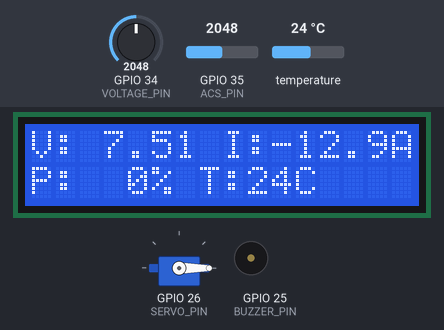
The sketch below on a simulated ESP32. Parts: servo, 16×2 character LCD, buzzer (waves = sounding, pin HIGH). The inputs (shaded band) are chosen by the test bench; at power-on: GPIO 34 (VOLTAGE_PIN) = 2048, temperature 24 °C, GPIO 35 (ACS_PIN) = 2048 (analog values on the 0–4095 scale). WiFi joins after 1.5 s; servers stay silent unless stated; what the sketch prints to the serial monitor is not drawn.

Above: at 9.3 s.
9.4 s: GPIO 34 (VOLTAGE_PIN) set to 3370
At 11.3 s:
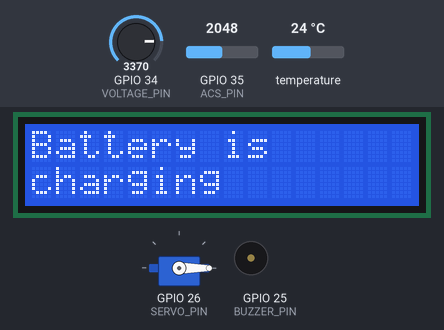
14.5 s: GPIO 34 (VOLTAGE_PIN) set to 3473
At 19.1 s:
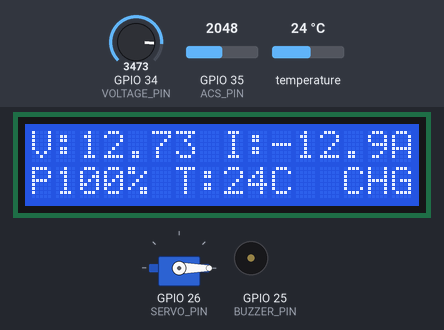
19.6 s: temperature set to 32.6 °C
At 22.5 s:
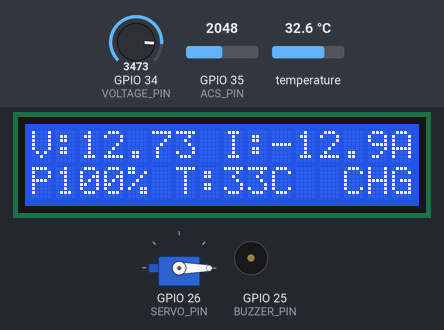
23.0 s: temperature set to 33.7 °C
At 26.0 s:
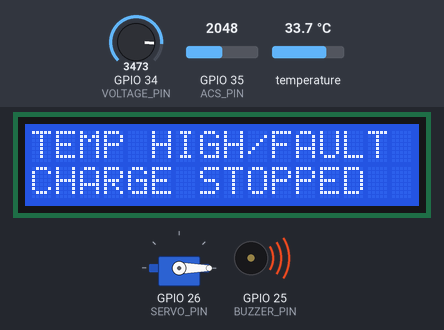
29.5 s: temperature set to 12 °C
At 31.0 s:
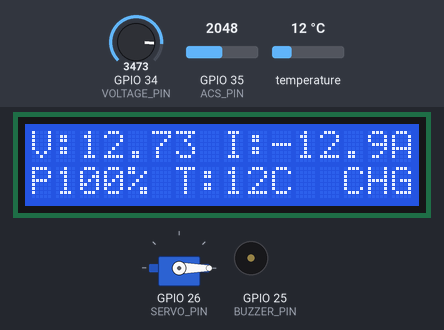
Timing chart, 0 to 32.0 s (numbered marks = the images above; inputs shaded):
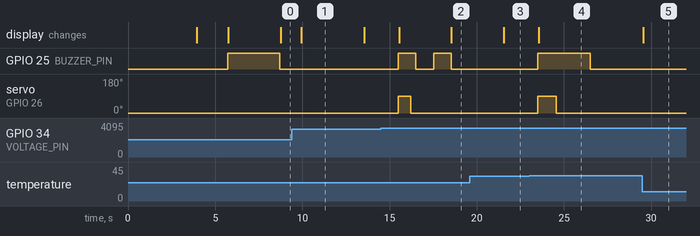

Measured:
- the behaviour switches between 3423 and 3424 on GPIO 34 (VOLTAGE_PIN) (found by bisection; images 1 and 2)
- the behaviour switches between 32.9 and 33 °C on temperature (found by bisection; images 3 and 4)
- after the input at 9.4 s, the display: changes after 0.55 s (image 1)
- after the input at 14.5 s, GPIO 25 (BUZZER_PIN): alternates HIGH for 1.0 s and LOW for 1.0 s, starting after 1.0 s; servo on GPIO 26 (SERVO_PIN): 0° → 90° after 1.0 s, → 0° 0.70 s later; the display: first changes after 1.0 s (image 2 shows a later state)
- after the input at 19.6 s, the display: changes after 1.9 s (image 3)
- after the input at 23.0 s, GPIO 25 (BUZZER_PIN): LOW → HIGH after 0.51 s, → LOW 3.0 s later; servo on GPIO 26 (SERVO_PIN): 0° → 90° after 0.51 s, → 0° 1.0 s later; the display: changes after 0.55 s (image 4)
- after the input at 29.5 s, the display: changes at once (image 5)

The sketch:

Smart_Battery_Health_Monitoring_System.ino
```cpp
#define BLYNK_TEMPLATE_ID   "TMPL3rJzyBv0H"
#define BLYNK_TEMPLATE_NAME "Smart Battery system"
#define BLYNK_AUTH_TOKEN    "q7PtNmzYdza_huaOtKHWtjOrysQrjfE-"

#include <WiFi.h>
#include <BlynkSimpleEsp32.h>
#include <Wire.h>
#include <LiquidCrystal_I2C.h>
#include <ESP32Servo.h>
#include <math.h>

#define USE_DS18B20 1

#if USE_DS18B20
  #include <OneWire.h>
  #include <DallasTemperature.h>
#endif

// -------- Wi-Fi --------
char ssid[] = "POWER OF OPTIONS";
char pass[] = "s9866919507";

// -------- ESP32 pins --------
const int VOLTAGE_PIN = 34;
const int ACS_PIN     = 35;
const int BUZZER_PIN  = 25;
const int SERVO_PIN   = 26;
const int DS18B20_PIN = 27;

// LCD SDA = 21, SCL = 22
LiquidCrystal_I2C lcd(0x27, 16, 2);
BlynkTimer timer;
Servo cutoffServo;

#if USE_DS18B20
OneWire oneWire(DS18B20_PIN);
DallasTemperature tempSensor(&oneWire);
#endif

// -------- Calibration --------
const float VOLTAGE_RATIO = 4.55;

// ACS712 settings: unchanged
const float ACS_ZERO_MV = 2500.0;
const float ACS_MV_PER_AMP = 66.0;

// -------- Battery settings --------
const float EMPTY_VOLTAGE = 7.8;
const float FULL_VOLTAGE  = 12.55;
const float LOW_PERCENT   = 60.0;
const float CHARGE_CURRENT_THRESHOLD = -0.40;

const float TEMP_CUTOFF_C = 33.0;
const float TEMP_RESUME_C = 30.5;

const bool POSITIVE_CURRENT_IS_CHARGING = true;
const bool BUZZER_ACTIVE_HIGH = true;

// -------- Readings --------
float batteryVoltage = 0.0;
float batteryCurrent = 0.0;
float batteryPercent = 0.0;
float batteryTempC = -127.0;

bool charging = false;
bool previousCharging = false;
bool fullCutoffLatched = false;
bool lowAlertPlayed = false;
bool tempCutoff = false;
bool tempAlertPlayed = false;
bool tempSensorValid = false;
bool systemOnlineEventSent = false;

unsigned long lastLcdUpdate = 0;
unsigned long lastTempRead = 0;
unsigned long fullMessageUntil = 0;

// -------- Voltage-based charging detection --------
// A rise of 0.08 V starts charging detection.
// While charging, track the highest voltage.
// A fall of 0.08 V from that peak stops charging detection.
const float CHARGE_VOLTAGE_DIFFERENCE = 0.08;

float chargeReferenceVoltage = 0.0;
float chargingPeakVoltage = 0.0;
bool chargeReferenceReady = false;

// -------- Servo pulse state --------
bool servoPulseActive = false;
unsigned long servoReturnAt = 0;

// -------- LCD messages --------
enum ScreenState {
  NORMAL_SCREEN,
  CHARGING_SCREEN,
  LOW_SCREEN
};

ScreenState screenState = NORMAL_SCREEN;
unsigned long screenUntil = 0;

// -------- Buzzer --------
enum BuzzerState {
  BUZZER_IDLE,
  BUZZER_LOW,
  BUZZER_TEMP,
  BUZZER_FULL
};

BuzzerState buzzerState = BUZZER_IDLE;
int fullBeepPhase = 0;
unsigned long buzzerUntil = 0;

// -------- Hardware helpers --------
void setBuzzer(bool on) {
  digitalWrite(BUZZER_PIN,
      on == BUZZER_ACTIVE_HIGH ? HIGH : LOW);
}

void pulseServoToSwitchOff() {
  // The servo mechanically presses the switch.
  // It is not an electrical safety cutoff.
  if (servoPulseActive) return;

  cutoffServo.write(90);
  servoPulseActive = true;
  servoReturnAt = millis() + 700UL;
}

void updateServoPulse() {
  if (servoPulseActive &&
      (long)(millis() - servoReturnAt) >= 0) {
    cutoffServo.write(0);
    servoPulseActive = false;
  }
}

void printLine(int row, String text) {
  if (text.length() > 16) text = text.substring(0, 16);
  while (text.length() < 16) text += ' ';
  lcd.setCursor(0, row);
  lcd.print(text);
}

void showMessage(ScreenState state, unsigned long durationMs) {
  if (fullCutoffLatched || tempCutoff) return;

  screenState = state;
  screenUntil = millis() + durationMs;
}

// -------- Buzzer patterns --------
void startTimedBuzzer(BuzzerState state, unsigned long durationMs) {
  if (buzzerState == BUZZER_FULL) return;

  buzzerState = state;
  buzzerUntil = millis() + durationMs;
  setBuzzer(true);
}

void startFullBuzzer() {
  buzzerState = BUZZER_FULL;
  fullBeepPhase = 0;
  buzzerUntil = millis() + 1000;
  setBuzzer(true);
}

void updateBuzzer() {
  if (buzzerState == BUZZER_IDLE || millis() < buzzerUntil) {
    return;
  }

  if (buzzerState == BUZZER_LOW ||
      buzzerState == BUZZER_TEMP) {
    setBuzzer(false);
    buzzerState = BUZZER_IDLE;
    return;
  }

  if (buzzerState == BUZZER_FULL) {
    fullBeepPhase++;

    if (fullBeepPhase == 1) {
      setBuzzer(false);
      buzzerUntil = millis() + 1000;
    } else if (fullBeepPhase == 2) {
      setBuzzer(true);
      buzzerUntil = millis() + 1000;
    } else {
      setBuzzer(false);
      buzzerState = BUZZER_IDLE;
    }
  }
}

// -------- Sensor functions --------
float readVoltage() {
  float mv = analogReadMilliVolts(VOLTAGE_PIN);
  return (mv / 1000.0) * VOLTAGE_RATIO;
}

// ACS712 current-reading code unchanged
float readCurrent() {
  float mv = analogReadMilliVolts(ACS_PIN);
  return (mv - ACS_ZERO_MV) / ACS_MV_PER_AMP;
}

float estimatePercentage(float v) {
  if (v <= EMPTY_VOLTAGE) return 0.0;
  if (v >= 12.60) return 100.0;

  return constrain(
    (v - EMPTY_VOLTAGE) / (12.60 - EMPTY_VOLTAGE) * 100.0,
    0.0, 100.0
  );
}

// -------- Voltage charging detection --------
void detectChargingFromVoltage() {
  if (!chargeReferenceReady) {
    chargeReferenceVoltage = batteryVoltage;
    chargeReferenceReady = true;

    Serial.println("Charging detection initialized.");
    return;
  }

  if (!charging) {
    float rise = batteryVoltage - chargeReferenceVoltage;

    if (rise >= CHARGE_VOLTAGE_DIFFERENCE) {
      charging = true;
      chargingPeakVoltage = batteryVoltage;

      Serial.println("Charging detected: YES");
    } else if (batteryVoltage < chargeReferenceVoltage) {
      // Follow the lower resting voltage until a rise is detected.
      chargeReferenceVoltage = batteryVoltage;
    }
  } else {
    // Keep the highest voltage seen during this charging period.
    if (batteryVoltage > chargingPeakVoltage) {
      chargingPeakVoltage = batteryVoltage;
    }

    float fallFromPeak = chargingPeakVoltage - batteryVoltage;

    if (fallFromPeak >= CHARGE_VOLTAGE_DIFFERENCE) {
      charging = false;
      chargeReferenceVoltage = batteryVoltage;

      Serial.println("Charging detected: NO");
    }
  }
}

// -------- Temperature --------
void readTemperature() {
#if USE_DS18B20
  if (millis() - lastTempRead < 1000) return;
  lastTempRead = millis();

  tempSensor.requestTemperatures();
  float t = tempSensor.getTempCByIndex(0);

  tempSensorValid =
      (t != DEVICE_DISCONNECTED_C &&
       t > -55.0 && t < 125.0);

  if (tempSensorValid) {
    batteryTempC = t;
  }
#else
  tempSensorValid = false;
  batteryTempC = -127.0;
#endif
}

// -------- Temperature protection --------
void updateTemperatureProtection() {
#if USE_DS18B20
  if (!tempSensorValid) {
    tempCutoff = true;
  } else if (batteryTempC >= TEMP_CUTOFF_C) {
    tempCutoff = true;
  } else if (tempCutoff && batteryTempC <= TEMP_RESUME_C) {
    tempCutoff = false;
  }

  if (tempCutoff && !tempAlertPlayed) {
    tempAlertPlayed = true;
    pulseServoToSwitchOff();
    startTimedBuzzer(BUZZER_TEMP, 3000);

    if (Blynk.connected()) {
      Blynk.logEvent("battery_temp_high",
                     "Temperature high or sensor fault. Charging stopped.");
    }
  }

  if (!tempCutoff) {
    tempAlertPlayed = false;
  }
#else
  tempCutoff = false;
#endif
}

// -------- LCD --------
void updateLCD() {
  unsigned long now = millis();

  if (!tempCutoff &&
      screenState != NORMAL_SCREEN &&
      now >= screenUntil) {
    screenState = NORMAL_SCREEN;
  }

  if (now - lastLcdUpdate < 200) return;
  lastLcdUpdate = now;

  if (fullCutoffLatched && now < fullMessageUntil) {
    printLine(0, "Charging full");
    printLine(1, "Remove charger");
    return;
  }

  if (tempCutoff) {
    printLine(0, "TEMP HIGH/FAULT");
    printLine(1, "CHARGE STOPPED");
    return;
  }

  if (screenState == LOW_SCREEN) {
    printLine(0, "Battery below 60%");
    printLine(1, "Keep in charging");
    return;
  }

  if (screenState == CHARGING_SCREEN) {
    printLine(0, "Battery is");
    printLine(1, "charging");
    return;
  }

  char line1[17];
  char line2[17];

  snprintf(line1, sizeof(line1),
           "V:%5.2f I:%4.1fA",
           batteryVoltage, batteryCurrent);

#if USE_DS18B20
  if (tempSensorValid) {
    if (charging) {
      // Exactly 16 characters at 100%:
      // P100% T:28C  CHG
      snprintf(line2, sizeof(line2),
               "P%3.0f%% T:%2.0fC  CHG",
               batteryPercent, batteryTempC);
    } else {
      snprintf(line2, sizeof(line2),
               "P:%3.0f%% T:%2.0fC",
               batteryPercent, batteryTempC);
    }
  } else {
    if (charging) {
      snprintf(line2, sizeof(line2), "TEMP ERR  CHG");
    } else {
      snprintf(line2, sizeof(line2), "TEMP SENSOR ERR");
    }
  }
#else
  if (charging) {
    snprintf(line2, sizeof(line2), "P:%3.0f%% T:-- CHG",
             batteryPercent);
  } else {
    snprintf(line2, sizeof(line2), "P:%3.0f%% T:-- C",
             batteryPercent);
  }
#endif

  printLine(0, String(line1));
  printLine(1, String(line2));
}

// -------- Blynk connection and phone notification --------
void maintainBlynkConnection() {
  if (WiFi.status() != WL_CONNECTED) return;

  if (!Blynk.connected()) {
    Blynk.connect(1000);
  }

  if (Blynk.connected() && !systemOnlineEventSent) {
    Blynk.logEvent("system_online",
                   "Smart Battery System is online. Phone notifications are connected.");
    systemOnlineEventSent = true;
  }
}

// -------- Blynk data --------
void sendBlynkData() {
  if (!Blynk.connected()) return;

  Blynk.virtualWrite(V1, (int)batteryPercent);
  Blynk.virtualWrite(V3,
      tempSensorValid ? batteryTempC : 0);
  Blynk.virtualWrite(V2, batteryVoltage);
  Blynk.virtualWrite(V5, charging ? 1 : 0);
  Blynk.virtualWrite(V4, batteryCurrent);
}

// -------- Main battery logic --------
void updateBatterySystem() {
  batteryVoltage = readVoltage();
  batteryCurrent = readCurrent();
  batteryPercent = estimatePercentage(batteryVoltage);

  readTemperature();
  updateTemperatureProtection();

  // Charging status is detected using battery-voltage change.
  // ACS712 current readings remain available for display.
  detectChargingFromVoltage();

  // Low battery alert: once per low-battery episode.
  if (batteryPercent < LOW_PERCENT && !lowAlertPlayed) {
    lowAlertPlayed = true;

    if (!fullCutoffLatched && !tempCutoff) {
      showMessage(LOW_SCREEN, 3000);
      startTimedBuzzer(BUZZER_LOW, 3000);
    }

    if (Blynk.connected()) {
      Blynk.logEvent("battery_low",
                     "Battery below 60%. Keep in charging.");
    }
  }

  if (batteryPercent >= LOW_PERCENT + 2.0) {
    lowAlertPlayed = false;
  }

  // Charging starts: existing notification event is unchanged.
  if (charging && !previousCharging &&
      !fullCutoffLatched && !tempCutoff) {
    showMessage(CHARGING_SCREEN, 3000);

    if (Blynk.connected()) {
      Blynk.logEvent("battery_charging",
                     "Battery charging detected.");
    }
  }

  // Full cutoff
  if (charging && batteryVoltage >= FULL_VOLTAGE &&
      !fullCutoffLatched) {
    fullCutoffLatched = true;
    fullMessageUntil = millis() + 3000UL;

    pulseServoToSwitchOff();
    startFullBuzzer();

    if (Blynk.connected()) {
      Blynk.logEvent("battery_full",
                     "Battery is full. Remove charger.");
    }
  }

  previousCharging = charging;

  Serial.print("V=");
  Serial.print(batteryVoltage, 2);
  Serial.print("V | I=");
  Serial.print(batteryCurrent, 2);
  Serial.print("A | Battery=");
  Serial.print(batteryPercent, 0);
  Serial.print("% | Charging=");
  Serial.print(charging ? "YES" : "NO");
  Serial.print(" | Temp=");

#if USE_DS18B20
  if (tempSensorValid) Serial.print(batteryTempC, 1);
  else Serial.print("INVALID");
#else
  Serial.print("NOT CONNECTED");
#endif

  Serial.print(" | Temp cutoff=");
  Serial.print(tempCutoff ? "YES" : "NO");
  Serial.print(" | Full cutoff=");
  Serial.println(fullCutoffLatched ? "YES" : "NO");

  updateLCD();
}

// -------- Manual full-cutoff reset --------
void checkSerialReset() {
  if (!Serial.available()) return;

  String cmd = Serial.readStringUntil('\n');
  cmd.trim();

  if (cmd == "RESET") {
    if (batteryVoltage < 12.20 &&
        fabs(batteryCurrent) < 0.20) {
      fullCutoffLatched = false;
      screenState = NORMAL_SCREEN;
      lowAlertPlayed = false;
      setBuzzer(false);
      buzzerState = BUZZER_IDLE;

      Serial.println("Full cutoff reset.");
      Serial.println("Verify charger and wiring before use.");
    } else {
      Serial.println("Reset refused: check charger, voltage and current.");
    }
  }
}

// -------- Setup --------
void setup() {
  Serial.begin(115200);

  pinMode(BUZZER_PIN, OUTPUT);
  cutoffServo.setPeriodHertz(50);
  cutoffServo.attach(SERVO_PIN, 500, 2400);
  cutoffServo.write(0);

  setBuzzer(false);

  analogReadResolution(12);
  analogSetPinAttenuation(VOLTAGE_PIN, ADC_11db);
  analogSetPinAttenuation(ACS_PIN, ADC_11db);

  Wire.begin(21, 22);
  lcd.init();
  lcd.backlight();

#if USE_DS18B20
  tempSensor.begin();
#endif

  fullCutoffLatched = false;


  printLine(0, "Smart Battery");
  printLine(1, "System Ready");
  delay(2000);

  WiFi.mode(WIFI_STA);
  WiFi.begin(ssid, pass);

  unsigned long startTime = millis();
  while (WiFi.status() != WL_CONNECTED &&
         millis() - startTime < 15000) {
    delay(250);
    Serial.print(".");
  }
  Serial.println();

  if (WiFi.status() == WL_CONNECTED) {
    Blynk.config(BLYNK_AUTH_TOKEN);
    Blynk.connect(5000);
  }

  printLine(0, "System ready");
  printLine(1, "Monitoring...");
  delay(1000);

  updateBatterySystem();

  timer.setInterval(1000L, updateBatterySystem);
  timer.setInterval(10000L, maintainBlynkConnection);
  timer.setInterval(10000L, sendBlynkData);
}

// -------- Loop --------
void loop() {
  if (WiFi.status() == WL_CONNECTED) {
    Blynk.run();
  }

  timer.run();
  updateBuzzer();
  updateServoPulse();
  updateLCD();
  checkSerialReset();
}
```
